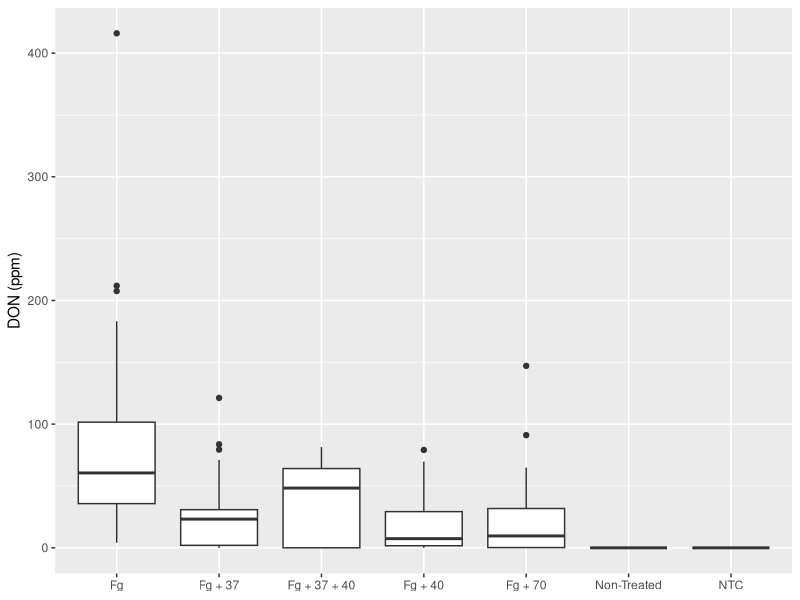
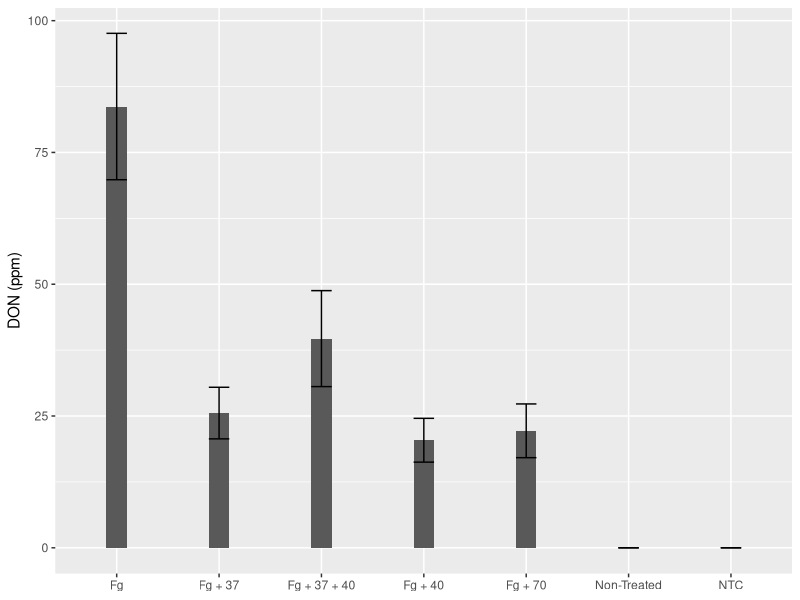
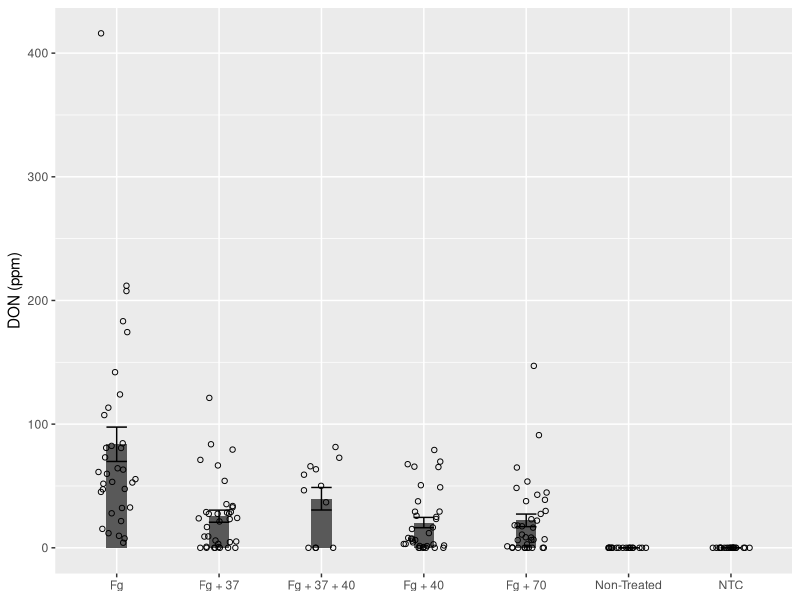
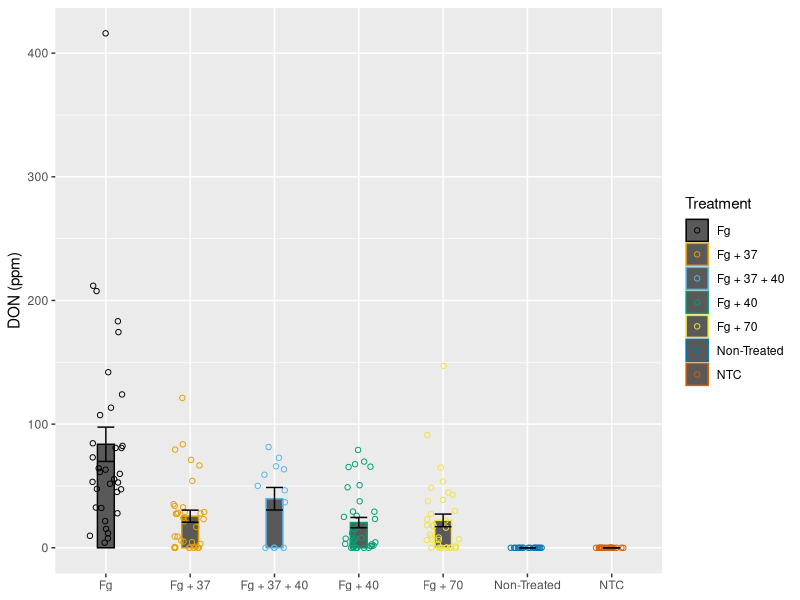
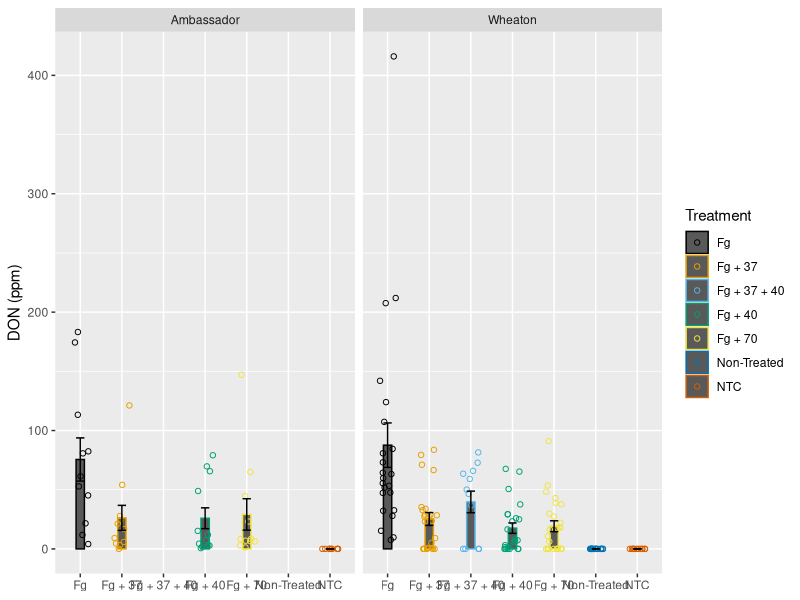
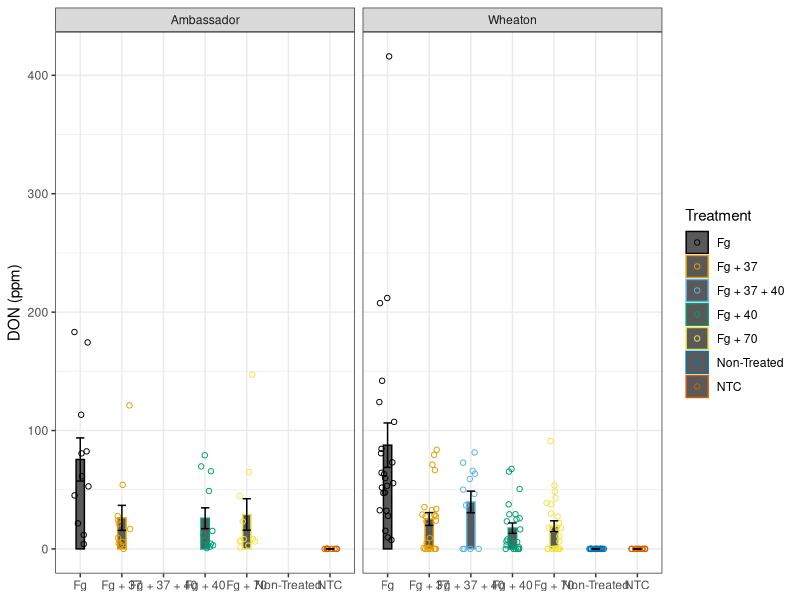
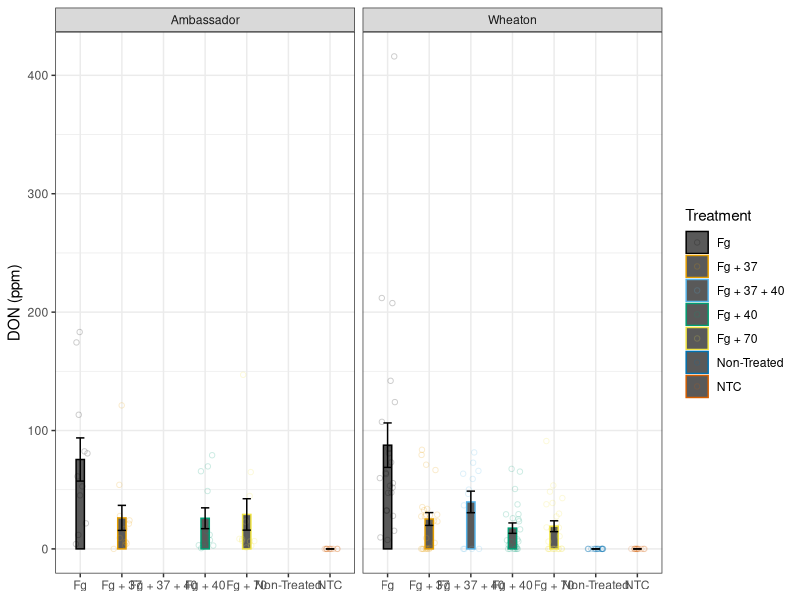

R code for these plots, in order:
## ---- chunk 1

## ---- chunk 2
library(tidyverse)
## ---- chunk 3
datum <- read.csv("../Assign_3_ggplot/data/MycotoxinData.csv", na.strings = "na")
## ---- chunk 4
datum %>% 
ggplot(aes(x = as.factor(Treatment), y = DON)) +
  geom_boxplot() +
  xlab(NULL) +
  ylab("DON (ppm)")
## ---- chunk 5
datum %>% 
ggplot(aes(x = as.factor(Treatment), y = DON)) +
  stat_summary(fun.data = mean_se, geom = "bar", width = 0.2) +
  stat_summary(fun.data = mean_se, geom = "errorbar", width = 0.2) +
  xlab(NULL) +
  ylab("DON (ppm)")
## ---- chunk 6
datum %>% 
ggplot(aes(x = as.factor(Treatment), y = DON)) +
  stat_summary(fun.data = mean_se, geom = "bar", width = 0.2) +
  stat_summary(fun.data = mean_se, geom = "errorbar", width = 0.2) +
  geom_jitter(pch=21, width = 0.2, color = "black") +
  xlab(NULL) +
  ylab("DON (ppm)")
## ---- chunk 7

cbpalette <- c("#000000", "#E69F00", "#56B4E9", "#009E73", "#F0E442", "#0072B2", "#D55E00", "#CC79A7")


datum %>% 
ggplot(aes(x = as.factor(Treatment), y = DON, color = Treatment)) +
  stat_summary(fun.data = mean_se, geom = "bar", width = 0.2) +
  geom_jitter(pch=21, width = 0.2) +
  stat_summary(fun.data = mean_se, geom = "errorbar", width = 0.2, color = "black") +
  scale_color_manual(values = cbpalette) +
  xlab(NULL) +
  ylab("DON (ppm)")
## ---- chunk 8

cbpalette <- c("#000000", "#E69F00", "#56B4E9", "#009E73", "#F0E442", "#0072B2", "#D55E00", "#CC79A7")


datum %>% 
ggplot(aes(x = as.factor(Treatment), y = DON, color = Treatment)) +
  stat_summary(fun.data = mean_se, geom = "bar", width = 0.2) +
  geom_jitter(pch=21, width = 0.2) +
  stat_summary(fun.data = mean_se, geom = "errorbar", width = 0.2, color = "black") +
  scale_color_manual(values = cbpalette) +
  xlab(NULL) +
  ylab("DON (ppm)") +
  facet_wrap(~Cultivar)
## ---- chunk 9

cbpalette <- c("#000000", "#E69F00", "#56B4E9", "#009E73", "#F0E442", "#0072B2", "#D55E00", "#CC79A7")


datum %>% 
ggplot(aes(x = as.factor(Treatment), y = DON, color = Treatment)) +
  stat_summary(fun.data = mean_se, geom = "bar", width = 0.2) +
  geom_jitter(pch=21, width = 0.2) +
  stat_summary(fun.data = mean_se, geom = "errorbar", width = 0.2, color = "black") +
  scale_color_manual(values = cbpalette) +
  xlab(NULL) +
  ylab("DON (ppm)") +
  facet_wrap(~Cultivar) +
  theme_bw()
## ---- chunk 10

cbpalette <- c("#000000", "#E69F00", "#56B4E9", "#009E73", "#F0E442", "#0072B2", "#D55E00", "#CC79A7")


datum %>% 
ggplot(aes(x = as.factor(Treatment), y = DON, color = Treatment)) +
  stat_summary(fun.data = mean_se, geom = "bar", width = 0.2) +
  geom_jitter(pch=21, width = 0.2, alpha = 0.2) +
  stat_summary(fun.data = mean_se, geom = "errorbar", width = 0.2, color = "black") +
  scale_color_manual(values = cbpalette) +
  xlab(NULL) +
  ylab("DON (ppm)") +
  facet_wrap(~Cultivar) +
  theme_bw()
